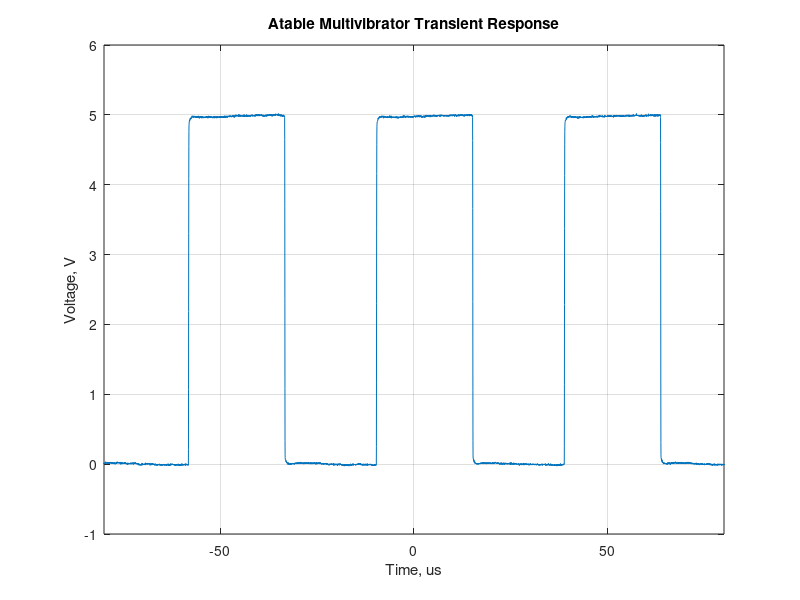

Source code (MATLAB):
%% ECE 342 Lab Task 3 Part 2
close all;


%% Astable Multivibrator Transient Response

data = csvread('astable-multiv-transient-exper.csv');

voltage = data(:,2);
time = data(:,1);

figure(1);

plot(time * 1e6, voltage);
title('Atable Multivibrator Transient Response');
xlabel('Time, us');
ylabel('Voltage, V');
grid on;
xlim([-80 80]);
